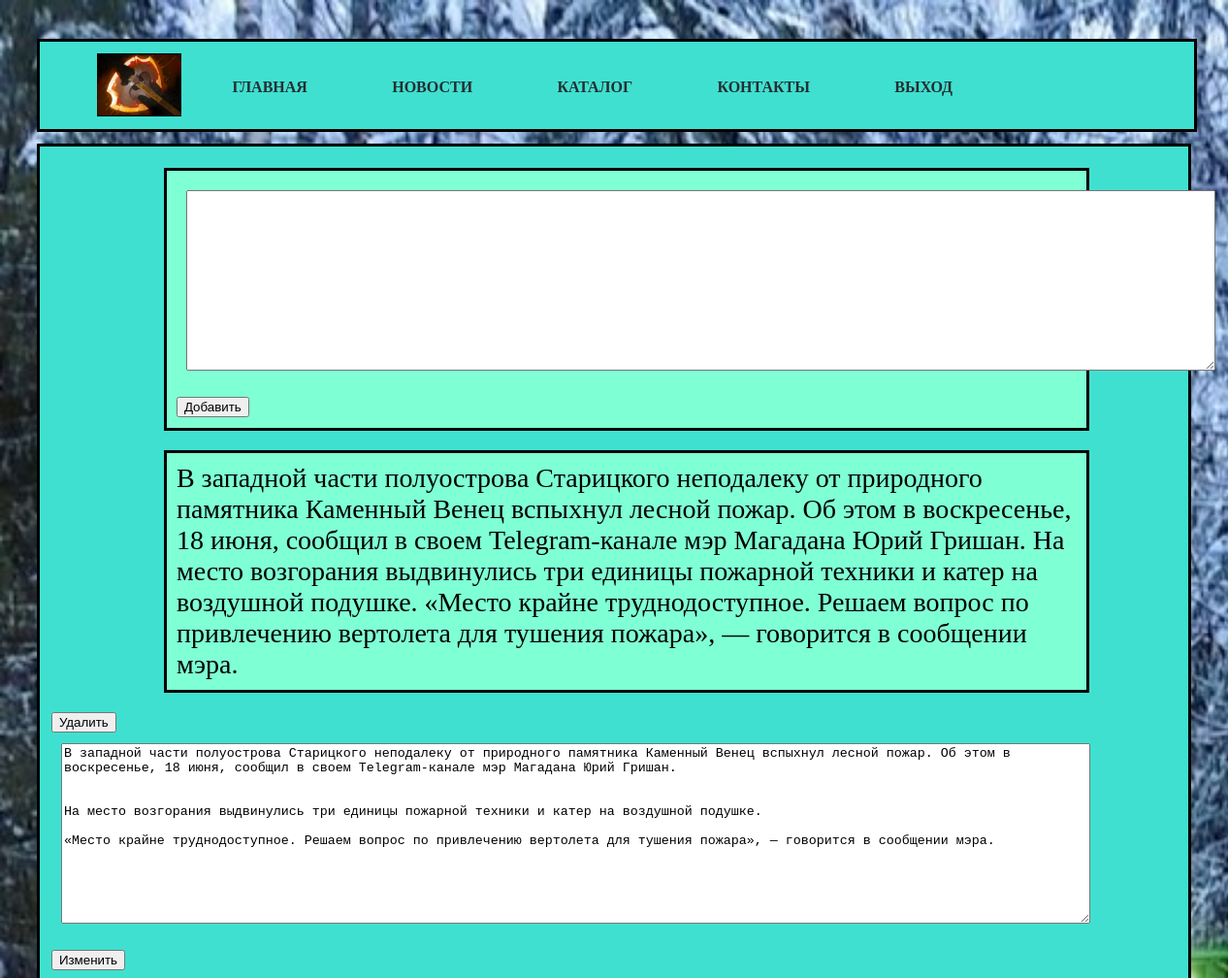
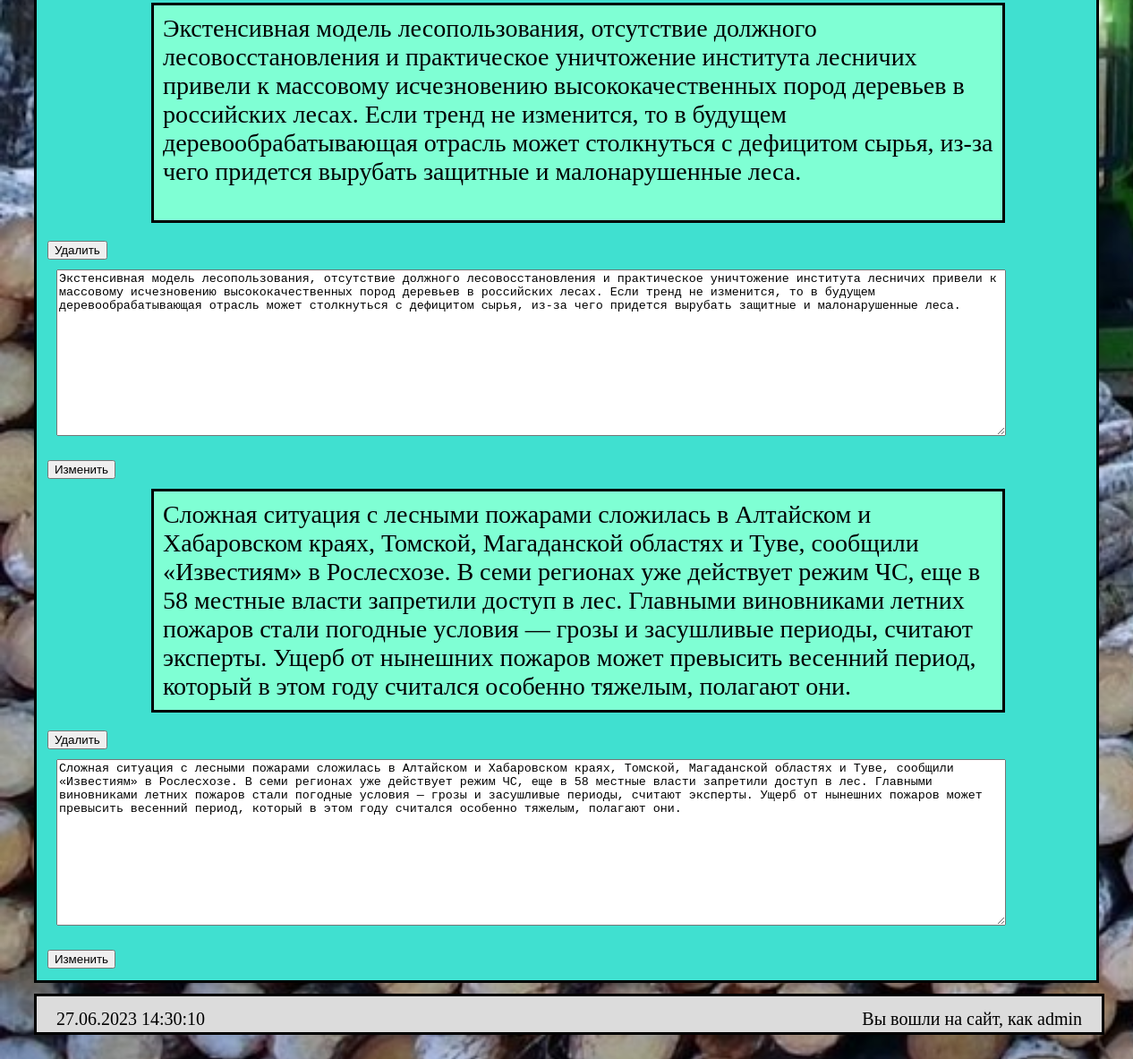
Page /новости_admin.php (signed in) on the committed database (2 pictures, top to bottom).
### tables this page shows
CREATE TABLE `news` (
  `id` int NOT NULL,
  `novosti` varchar(500) NOT NULL
);

### новости_admin.php (the view, shortened to what this page needs)
<!DOCTYPE html>
<html lang="ru">
<head>
<link rel="stylesheet" href="index.css">
<link rel="stylesheet" href="style.css">
</head>
<body>
<div id="container">
	<div id="header">
		<div id="header">
		<?php include('header.php')?>
	</div>
	</div>
	<div id="content">
		<div id="item">
			<form action="new.php" method="post">
				<textarea class="new" name="text" cols="130" rows="12"></textarea>
				<input type="submit" value="Добавить">
			</form>
		</div>
		<?php
			include ("bd.php");
			$query = 'select * from news order by id desc';
			$result = mysqli_query($link, $query);
			while ($data = mysqli_fetch_assoc($result)) {
		?>
		<div id="item"><?php echo $data['novosti'] ?></div>
		<form action='delete.php' method='post'>
                        <input type='submit' value='Удалить'></form>
		<form action='change.php' method='post'>
				<textarea class="new" name="text" cols="130" rows="12"><?php echo $data['novosti'] ?></textarea>
                        <input type='submit' value='Изменить'></form>
		<?php
			}
		?>
	</div>
	<div id="footer">
	<?php include('footer.php') ?>
	</div>
</div>
</body>
</html>

### index.css (style rules this page uses)
body { background-image:url(лесник.jpg); background-size: cover; height: auto; width: auto; }
#container { max-width:1400px; min-height:800px; margin:10px auto; padding:30px; font-size: 28px; display: flex; flex-direction: column; }
.new { margin: 10px 10px; }
#content { background: #40E0D0; width:100%; min-height:500px; border: solid; display: flex; flex-direction: column; margin:1% auto; padding:1% 1% 1% 1%; box-sizing: border-box; justify-content: center; }
#item { background: #7FFFD4; width:80%; min-height:220px; border: solid; margin: 10px 10%; padding: 10px 10px; }
#footer { background: #DCDCDC; width: 100%; height: 40px; border: solid; }

### rows in the picture
news: novosti "В западной части полуострова Старицкого неподалеку от природного памятника Каменный Венец вспыхнул лесной пожар. Об этом в воскресенье, 18 июня, сообщил в своем Telegram-канале мэр Магадана Юрий Гришан. На место возгорания выдвинулись три единицы пожарной техники и катер на воздушной подушке. «Место крайне труднодоступное. Решаем вопрос по привлечению вертолета для тушения пожара», — говорится в сообщении мэра.", text "В западной части полуострова Старицкого неподалеку от природного памятника Каменный Венец вспыхнул лесной пожар. Об этом в воскресенье, 18 июня, сообщил в своем Telegram-канале мэр Магадана Юрий Гришан. На место возгорания выдвинулись три единицы пожарной техники и катер на воздушной подушке. «Место крайне труднодоступное. Решаем вопрос по привлечению вертолета для тушения пожара», — говорится в сообщении мэра."
news: novosti "Экстенсивная модель лесопользования, отсутствие должного лесовосстановления и практическое уничтожение института лесничих привели к массовому исчезновению высококачественных пород деревьев в российских лесах. Если тренд не изменится, то в будущем деревообрабатывающая отрасль может столкнуться с дефицитом сырья, из-за чего придется вырубать защитные и малонарушенные леса.", text "Экстенсивная модель лесопользования, отсутствие должного лесовосстановления и практическое уничтожение института лесничих привели к массовому исчезновению высококачественных пород деревьев в российских лесах. Если тренд не изменится, то в будущем деревообрабатывающая отрасль может столкнуться с дефицитом сырья, из-за чего придется вырубать защитные и малонарушенные леса."
news: novosti "Сложная ситуация с лесными пожарами сложилась в Алтайском и Хабаровском краях, Томской, Магаданской областях и Туве, сообщили «Известиям» в Рослесхозе. В семи регионах уже действует режим ЧС, еще в 58 местные власти запретили доступ в лес. Главными виновниками летних пожаров стали погодные условия — грозы и засушливые периоды, считают эксперты. Ущерб от нынешних пожаров может превысить весенний период, который в этом году считался особенно тяжелым, полагают они.", text "Сложная ситуация с лесными пожарами сложилась в Алтайском и Хабаровском краях, Томской, Магаданской областях и Туве, сообщили «Известиям» в Рослесхозе. В семи регионах уже действует режим ЧС, еще в 58 местные власти запретили доступ в лес. Главными виновниками летних пожаров стали погодные условия — грозы и засушливые периоды, считают эксперты. Ущерб от нынешних пожаров может превысить весенний период, который в этом году считался особенно тяжелым, полагают они."

### other values in the picture
$_SESSION['login'] "admin"
